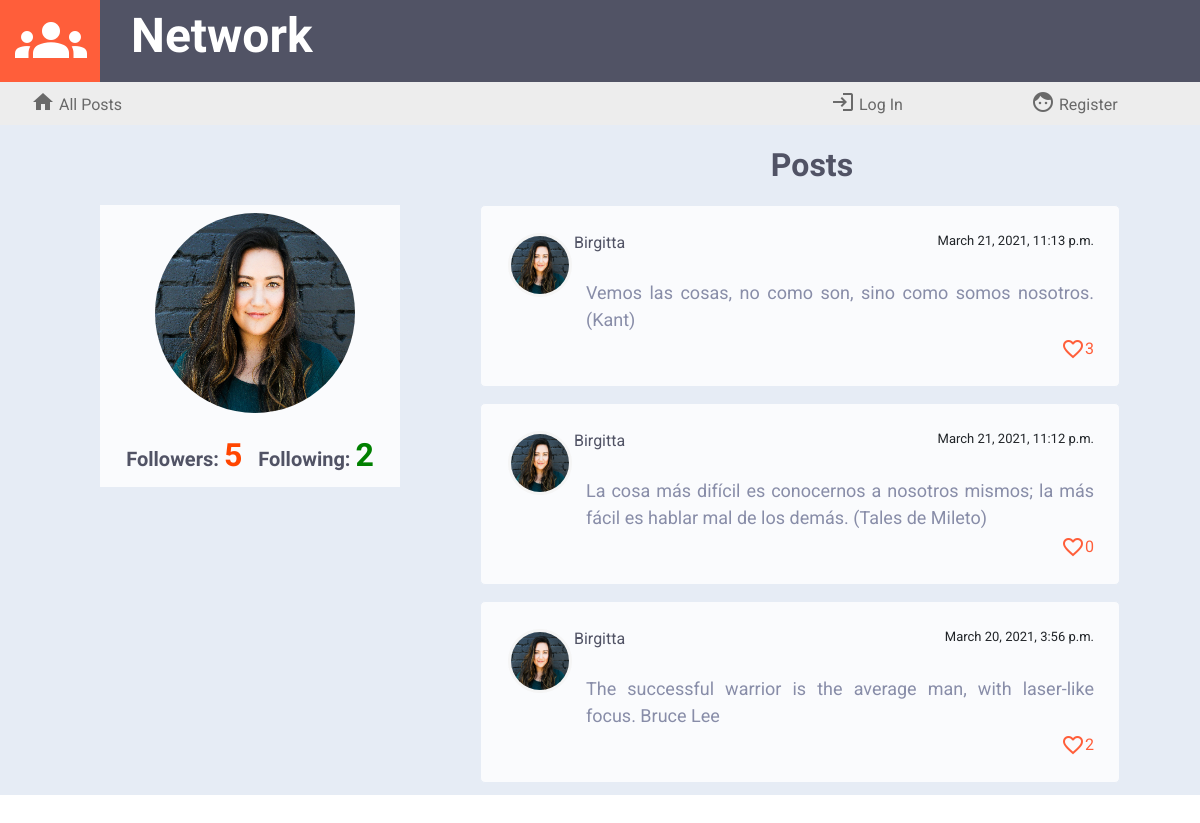
/profile/Birgitta, run on the app's committed database.
### network/models.py (models this page shows, shortened)
class Profile(models.Model):
    usuario = models.ForeignKey(User, on_delete=models.CASCADE, blank=False)
    avatar = models.CharField(max_length=12, blank=False)
    cantidad_seguidores = models.IntegerField(default=0)
    cantidad_seguidos = models.IntegerField(default=0)
    siguiendo = models.ManyToManyField(User, blank=True, related_name="following")
    seguidores = models.ManyToManyField(User, blank=True, related_name="followers")

class Posts(models.Model): # publicación
    usuario = models.ForeignKey(User, on_delete=models.CASCADE, blank=False)
    avatar = models.CharField(max_length=12, blank=False)
    contents = models.TextField(max_length=640, blank=False)
    post_date = models.DateTimeField(blank=False, auto_now_add=True)
    cantidad_megusta = models.IntegerField(default=0)
    megusta = models.ManyToManyField(User, blank=True, related_name="likesto")

class User(AbstractUser):
    pass

### network/views.py (the view)
# urls.py: path("profile/<str:nombre>", views.profile, name="profile"),
def profile(request, nombre):
    usuarioprf = User.objects.get(username=nombre)
    profile = Profile.objects.get(usuario=usuarioprf)
    profilename = nombre
    lista_posts = Posts.objects.filter(usuario=usuarioprf.id).order_by('-post_date')
    paginator = Paginator(lista_posts, 10)
    page_number = request.GET.get('page')
    page_obj = paginator.get_page(page_number)
    if request.user in profile.seguidores.all():
        accion = 'Unfollow'
    else:
        accion = 'Follow'
    if request.user.is_authenticated:
        perfil = Profile.objects.get(usuario=request.user)
        return render(request, "network/profile.html",{"perfil": perfil,'page_obj': page_obj,
                                                       'profile': profile,
                                                       'profilename': profilename,
                                                       'accion': accion })
    else:
        return render(request, "network/profile.html",{'page_obj': page_obj,
                                                       'profile': profile,
                                                       'profilename': profilename})

### network/templates/network/profile.html (shortened to what this page needs)
{% extends "network/layout.html" %}
{% load static %}
{% block body %}
<div class="container-fluid cuerpo">
    <div class="row">
        <div class="col-lg-1 col-sm-12"></div>
        <div class="col-lg-3 col-sm-12">
        </div>
        <div class="col-lg-8 col-sm-12">
            <div class="titleNewPost">Posts</div>
        </div>
    </div>
    <div class="row" id="principal">
        <div class="col-lg-1  col-sm-12"></div>
        <div class="col-lg-3  col-sm-12" id="col-profile">
            {% if user.is_authenticated %}
            <div id="divprofile">
            <div class="titleNewPost">{{ profilename }}</div>
            <div> <img src="/static/network/avatars/{{profile.avatar}}" id="profileavatar"> </div>
            <div id="divprofileinfo">
            <div class="profileinfo">Followers: <text id="cantidadseguidores">{{profile.cantidad_seguidores}}</text></div>
            <div class="profileinfo">Following: <text id="cantidadseguidos">{{profile.cantidad_seguidos}}</text> </div>
            </div>
            </div>
            {% if profile.usuario != request.user %}
                <form id="follow-form">
                    <div id="divbuttonfollow">
                        <input type="hidden" id="usertofollow" value="{{ profile.usuario }}"/>
                        <input type="submit" class="btn btn-primary" id="buttonfollow" value="{{ accion }}"/>
                    </div>
                </form>
            {% else %}
            <form id="follow-form">
                    <input type="submit" id="buttonfollow" value="" style="visibility: hidden ;"/>
            </form>
            {% endif %}
            {% else %}
            <div id="divprofile">
            <div> <img src="/static/network/avatars/{{profile.avatar}}" id="profileavatar"> </div>
            <div id="divprofileinfo">
            <div class="profileinfo">Followers: <text id="cantidadseguidores">{{profile.cantidad_seguidores}}</text></div>
            <div class="profileinfo">Following: <text id="cantidadseguidos">{{profile.cantidad_seguidos}}</text> </div>
            </div>
            </div>
            {% endif %}
        </div>
        <div class="col-lg-8  col-sm-12" id="posts">
            {% for post in page_obj %}
            <div class="post">
                <div class="postdetails"> <a href="{% url 'profile' post.usuario %}"> <img src="/static/network/avatars/{{post.avatar}}" class="postavatar"> <text class="postname">{{post.usuario}}</text> </a> <text class="postdate">{{post.post_date}}</text><br></div>
                <div class="postcontents" id='contents{{post.id}}'>{{post.contents}}</div>
                {% if user.is_authenticated %}
                <textarea class="editcontents" id='editcontents{{post.id}}'>{{post.contents}}</textarea>
                <div>
                    {% if post.usuario == request.user %}
                    <br><a class="enlaceedit" data-postid='{{post.id}}''>Edit</a>
                    {% endif %}
                </div>
                <div class="postlikes">
                <i class="material-icons iconlikes identity" data-identity='{{post.id}}' style="cursor: pointer" id='icon{{post.id}}'>
                    {% if user in post.megusta.all %}
                        favorite
                    {% else %}
                        favorite_border
                    {% endif %}
                </i>
                <text class="numberlikes" id='text{{post.id}}'>&nbsp;{{post.cantidad_megusta}}</text></div>
                {% else %}
                <div class="postlikes"><i class="material-icons iconlikes">favorite_border</i><text class="numberlikes">{{post.cantidad_megusta}}</text></div>
                {% endif %}
            </div>
            {% endfor %}
        </div>
    </div>
</div>
{% endblock %}

### network/static/network/styles.css (style rules this page uses)
a { font-family: 'Roboto', sans-serif; color: dimgrey; }
body { overflow-x:hidden; overflow-y: hidden; }
.cuerpo { background: #e6ecf5; }
.titleNewPost { font-family: 'Jura', sans-serif; font-size: 32px; font-weight: bolder; color: #515365; text-align: center; vertical-align: text-bottom; padding-top: 16px; padding-left: 24px; }
#formulario, #posts { padding-top: 16px; text-align: center; justify-content: center; }
#posts { overflow-y:scroll; }
.post { height: auto; min-width: 640px; max-width: 640px; background: #fafbfd; border: 1px solid #e6ecf5; border-radius: 5px; padding: 25px; position: relative; box-sizing: border-box; margin: 0 auto 16px; font-family: 'Roboto', sans-serif; font-size:small; display:inline-block; justify-content: left; }
.postavatar { border: 1px solid whitesmoke; padding: 2px; margin: 2px; border-radius: 100%; width: 64px; height: 64px; background-color: whitesmoke; float:left; }
.postname { font-family: 'Roboto', sans-serif; font-size:medium; font-weight: normal; color: #515365; float: left; }
.postdate { font-family: 'Roboto', sans-serif; font-size:small; font-weight: normal; float:right; }
.postdetails { font-family: 'Roboto', sans-serif; font-size:medium; font-weight:normal; }
.postcontents { font-family: 'Roboto', sans-serif; font-size:large; color: #888da8; display:block; margin-top: 24px; padding-left: 80px; padding-bottom: 4px; text-align: justify }
.postlikes { display:inline-flex; float:right; vertical-align:text-bottom; }
.iconlikes { color: #ff5e3a; }
.numberlikes { color:#ff5e3a; font-family: 'Roboto', sans-serif; font-size:medium; }
#col-profile { margin-top: 16px; width: 100%; padding: 0; justify-content: center; }
#divprofile { display:grid; grid-row-gap: 2px; justify-content: center; background: #fafbfd; }
#profileavatar { margin: 8px; margin-left: 14%; border-radius: 100%; width: 200px; height: 200px; background-color: #e6ecf5; text-align: center; }
#divprofileinfo { display: flex; }
.profileinfo { font-family: 'Jura', sans-serif; font-size: 20px; font-weight: bolder; color: #515365; padding: 8px; }
#cantidadseguidores { color:orangered; font-size: 32px; }
#cantidadseguidos { color: green; font-size: 32px; }

### data on the page
Profile: avatar (picture), cantidad_seguidores "5", cantidad_seguidos "2"
Posts: avatar (picture), usuario "Birgitta", post_date "March 21, 2021, 11:13 p.m.", contents "Vemos las cosas, no como son, sino como somos nosotros. (Kant)", cantidad_megusta "3"
Posts: avatar (picture), usuario "Birgitta", post_date "March 21, 2021, 11:12 p.m.", contents "La cosa más difícil es conocernos a nosotros mismos; la más fácil es hablar mal de los demás. (Tales de Mileto)", cantidad_megusta "0"
Posts: avatar (picture), usuario "Birgitta", post_date "March 20, 2021, 3:56 p.m.", contents "The successful warrior is the average man, with laser-like focus. Bruce Lee", cantidad_megusta "2"
